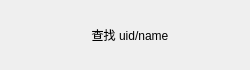
<?xml version="1.0" encoding="UTF-8"?>
<ui version="4.0">
 <class>AddUserItemClass</class>
 <widget class="ListItemBase" name="AddUserItemClass">
  <property name="geometry">
   <rect>
    <x>0</x>
    <y>0</y>
    <width>250</width>
    <height>70</height>
   </rect>
  </property>
  <property name="windowTitle">
   <string>AddUserItem</string>
  </property>
  <layout class="QHBoxLayout" name="horizontalLayout">
   <item>
    <widget class="QLabel" name="label_addTip">
     <property name="minimumSize">
      <size>
       <width>40</width>
       <height>40</height>
      </size>
     </property>
     <property name="maximumSize">
      <size>
       <width>40</width>
       <height>40</height>
      </size>
     </property>
     <property name="text">
      <string/>
     </property>
    </widget>
   </item>
   <item>
    <widget class="QLabel" name="label_messageTip">
     <property name="text">
      <string>查找 uid/name</string>
     </property>
     <property name="alignment">
      <set>Qt::AlignCenter</set>
     </property>
    </widget>
   </item>
   <item>
    <widget class="QLabel" name="label_rightTip">
     <property name="minimumSize">
      <size>
       <width>30</width>
       <height>30</height>
      </size>
     </property>
     <property name="maximumSize">
      <size>
       <width>30</width>
       <height>30</height>
      </size>
     </property>
     <property name="text">
      <string/>
     </property>
    </widget>
   </item>
  </layout>
 </widget>
 <layoutdefault spacing="6" margin="11"/>
 <customwidgets>
  <customwidget>
   <class>ListItemBase</class>
   <extends>QWidget</extends>
   <header>listitembase.h</header>
   <container>1</container>
  </customwidget>
 </customwidgets>
 <resources/>
 <connections/>
</ui>
